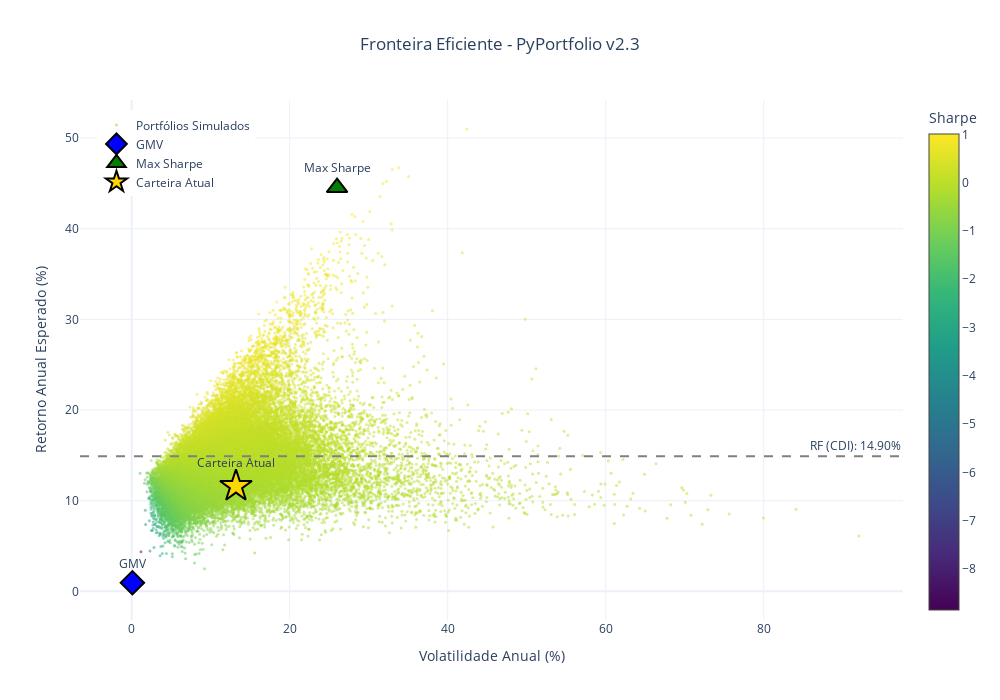

The notebook cell this image was saved under:
### Markdown cell above
---
## 📊 BLOCO 6 - VISUALIZAÇÕES

### Code cell
# =============================================================================
# GRÁFICO: FRONTEIRA EFICIENTE
# =============================================================================

carteiras_especiais = {
    'GMV': {
        'retorno': ret_gmv, 'volatilidade': vol_gmv, 'sharpe': sharpe_gmv,
        'pesos': pesos_gmv, 'nomes': ATIVOS_OTIMIZACAO
    },
    'Max Sharpe': {
        'retorno': ret_max_sharpe, 'volatilidade': vol_max_sharpe, 'sharpe': sharpe_max_sharpe,
        'pesos': pesos_max_sharpe, 'nomes': ATIVOS_OTIMIZACAO
    }
}

if TEM_CARTEIRA_ATUAL:
    carteiras_especiais['Carteira Atual'] = {
        'retorno': ret_atual, 'volatilidade': vol_atual, 'sharpe': sharpe_atual,
        'pesos': pesos_carteira, 'nomes': ATIVOS_OTIMIZACAO
    }

fig_frontier = criar_grafico_fronteira(
    ret_sim, vol_sim, sharpe_sim, carteiras_especiais, RF_ANUAL,
    titulo="Fronteira Eficiente - PyPortfolio v2.3"
)
fig_frontier.show()

### Figure 1 — Plotly figure (JSON) as saved in the notebook; plotly's stock layout.template omitted (floating-point values rounded to 4 significant figures; data arrays with more than 128 entries replaced by an {"elided": "..."} marker saying what was removed)
{"data": [{"hovertemplate": "Vol: %{x:.2f}%<br>Ret: %{y:.2f}%<br>Sharpe: %{marker.color:.3f}<extra></extra>", "marker": {"color": {"elided": "50000 float values"}, "colorbar": {"title": {"text": "Sharpe"}, "x": 1.02}, "colorscale": [[0, "#440154"], [0.1111, "#482878"], [0.2222, "#3e4989"], [0.3333, "#31688e"], [0.4444, "#26828e"], [0.5556, "#1f9e89"], [0.6667, "#35b779"], [0.7778, "#6ece58"], [0.8889, "#b5de2b"], [1, "#fde725"]], "opacity": 0.5, "size": 3}, "mode": "markers", "name": "Portfólios Simulados", "type": "scatter", "x": {"elided": "50000 float values"}, "y": {"elided": "50000 float values"}}, {"hovertemplate": "<b>GMV</b><br>Retorno: 0.95%<br>Volatilidade: 0.10%<br>Sharpe: -144.993<br><br><b>Top Pesos:</b><br>USDC: 92.5%<br>Trend Investback FIC FIRF Simpl: 5.4%<br>Plural Yield FIF RF Referenciad: 1.4%<extra></extra>", "marker": {"color": "blue", "line": {"color": "black", "width": 2}, "size": 18, "symbol": "diamond"}, "mode": "markers+text", "name": "GMV", "text": ["GMV"], "textposition": "top center", "type": "scatter", "x": [0.0962], "y": [0.9511]}, {"hovertemplate": "<b>Max Sharpe</b><br>Retorno: 44.53%<br>Volatilidade: 26.00%<br>Sharpe: 1.140<br><br><b>Top Pesos:</b><br>NVDA: 43.2%<br>PETR4: 29.1%<br>ITUB4: 27.8%<extra></extra>", "marker": {"color": "green", "line": {"color": "black", "width": 2}, "size": 18, "symbol": "triangle-up"}, "mode": "markers+text", "name": "Max Sharpe", "text": ["Max Sharpe"], "textposition": "top center", "type": "scatter", "x": [26.0], "y": [44.53]}, {"hovertemplate": "<b>Carteira Atual</b><br>Retorno: 11.60%<br>Volatilidade: 13.20%<br>Sharpe: -0.250<br><br><b>Top Pesos:</b><br>DEB AEGEA RIO SPE4 - SET-2042: 17.7%<br>ARX Hedge FIC Incentivado Finan: 13.1%<br>BTC: 12.4%<br>XP Balanceado Fundo Mútuo de Pr: 10.9%<br>CRA MARFRIG - MAR-2034: 10.9%<br>CRA JBS - SET-2038: 10.2%<br>DEB AEGEA RIO SPE1 - SET-2042: 4.4%<br>CRA M. DIAS BRANCO - MAR-2031: 3.3%<br>SOL: 3.1%<br>GOOGL: 2.2%<extra></extra>", "marker": {"color": "gold", "line": {"color": "black", "width": 2}, "size": 24, "symbol": "star"}, "mode": "markers+text", "name": "Carteira Atual", "text": ["Carteira Atual"], "textposition": "top center", "type": "scatter", "x": [13.2], "y": [11.6]}], "layout": {"annotations": [{"showarrow": false, "text": "RF (CDI): 14.90%", "x": 1, "xanchor": "right", "xref": "x domain", "y": 14.9, "yanchor": "bottom", "yref": "y"}], "height": 700, "hovermode": "closest", "legend": {"x": 0.02, "y": 0.98}, "shapes": [{"line": {"color": "gray", "dash": "dash"}, "type": "line", "x0": 0, "x1": 1, "xref": "x domain", "y0": 14.9, "y1": 14.9, "yref": "y"}], "title": {"text": "Fronteira Eficiente - PyPortfolio v2.3", "x": 0.5}, "width": 1000, "xaxis": {"title": {"text": "Volatilidade Anual (%)"}}, "yaxis": {"title": {"text": "Retorno Anual Esperado (%)"}}}}
